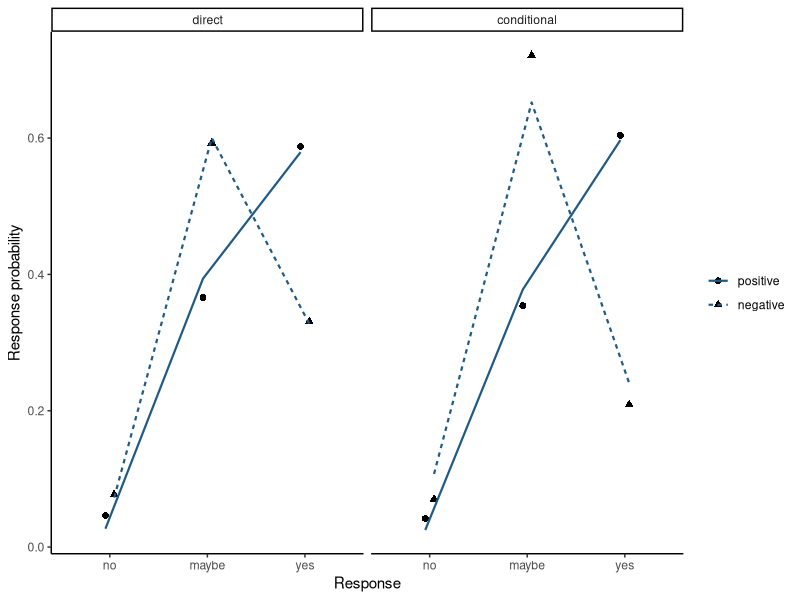

Reproduce this figure in R.
## ---- chunk 1
#| label: load-megaveridicality
#| echo: true
library(ordinal)
mv <- read.csv("data/megaveridicality/megaveridicality-v1-active-native.csv")
stopifnot(nrow(mv) == 14951L, length(unique(mv$verb)) == 375L,
          length(unique(mv$respondent_id)) == 319L)
mv$outcome <- ordered(mv$response, levels = c("no", "maybe", "yes"))
mv$polarity <- factor(mv$polarity, levels = c("positive", "negative"))
mv$task <- factor(mv$task, levels = c("direct", "conditional"))
fit <- clm(outcome ~ polarity * task, data = mv, link = "logit", Hess = TRUE)
coef(summary(fit))
## ---- chunk 2
#| label: ordinal-raw-and-fitted
#| echo: true
grid <- expand.grid(polarity = levels(mv$polarity), task = levels(mv$task))
fitted_matrix <- predict(fit, newdata = grid, type = "prob")$fit
fitted_long <- data.frame(
  grid[rep(seq_len(nrow(grid)), each = ncol(fitted_matrix)), ],
  response = factor(rep(colnames(fitted_matrix), times = nrow(grid)),
                    levels = c("no", "maybe", "yes")),
  fitted_probability = as.vector(t(fitted_matrix))
)
raw <- as.data.frame(table(mv$polarity, mv$task, mv$outcome,
                           dnn = c("polarity", "task", "response")))
names(raw)[[4L]] <- "responses"
raw$empirical_probability <- ave(raw$responses, raw$polarity, raw$task,
                                 FUN = function(x) x / sum(x))
display <- merge(raw, fitted_long, by = c("polarity", "task", "response"))
## ---- chunk 3
#| label: plot-ordinal-fit
#| echo: true
library(ggplot2)
ggplot(display, aes(response, group = polarity)) +
  geom_point(aes(y = empirical_probability, shape = polarity), size = 2,
             position = position_dodge(width = .18)) +
  geom_line(aes(y = fitted_probability, linetype = polarity),
            color = "#1F5A85", linewidth = .75,
            position = position_dodge(width = .18)) +
  facet_wrap(~ task) +
  labs(x = "Response", y = "Response probability", shape = NULL, linetype = NULL) +
  theme_classic()
## ---- chunk 4
#| label: threshold-check
#| echo: true
above_no <- glm(I(as.integer(outcome) > 1L) ~ polarity * task,
                binomial(), mv)
yes <- glm(I(as.integer(outcome) > 2L) ~ polarity * task,
           binomial(), mv)
rbind(`maybe-or-yes versus no` = coef(above_no),
      `yes versus no-or-maybe` = coef(yes))
